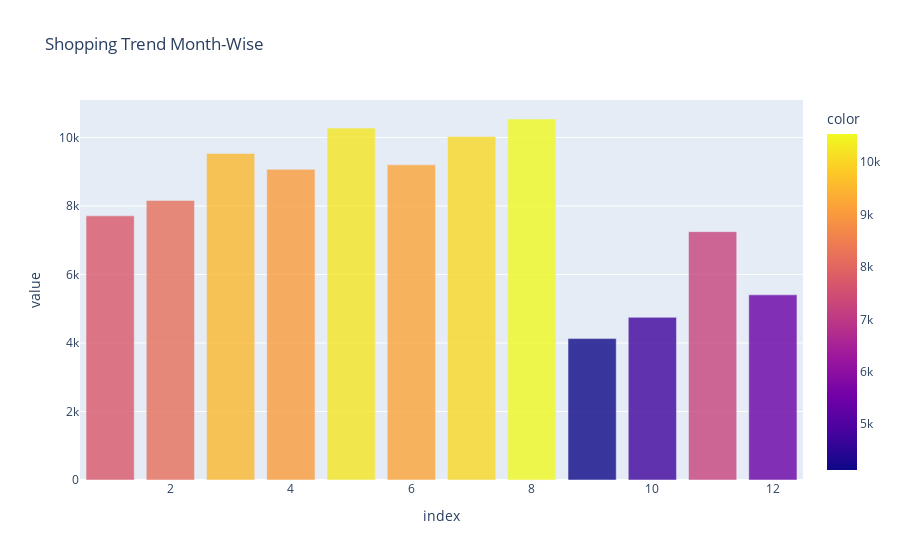

The notebook cell this image was saved under:
### Markdown cell above
Definitely, online shopping has increased drastically since 2017.

### Code cell
x1 = df["order_purchase_month"].value_counts()
fig = px.bar(x1, color=x1, title="Shopping Trend Month-Wise", opacity=0.8)
fig.show()

### Figure 1 — Plotly figure (JSON) as saved in the notebook; plotly's stock layout.template omitted (floating-point values rounded to 4 significant figures)
{"data": [{"alignmentgroup": "True", "hovertemplate": "index=%{x}<br>value=%{y}<br>color=%{marker.color}<extra></extra>", "legendgroup": "", "marker": {"color": [10538, 10272, 10024, 9531, 9200, 9070, 8161, 7711, 7249, 5405, 4748, 4127], "coloraxis": "coloraxis", "opacity": 0.8, "pattern": {"shape": ""}}, "name": "", "offsetgroup": "", "orientation": "v", "showlegend": false, "textposition": "auto", "type": "bar", "x": [8, 5, 7, 3, 6, 4, 2, 1, 11, 12, 10, 9], "xaxis": "x", "y": [10538, 10272, 10024, 9531, 9200, 9070, 8161, 7711, 7249, 5405, 4748, 4127], "yaxis": "y"}], "layout": {"barmode": "relative", "coloraxis": {"colorbar": {"title": {"text": "color"}}, "colorscale": [[0, "#0d0887"], [0.1111, "#46039f"], [0.2222, "#7201a8"], [0.3333, "#9c179e"], [0.4444, "#bd3786"], [0.5556, "#d8576b"], [0.6667, "#ed7953"], [0.7778, "#fb9f3a"], [0.8889, "#fdca26"], [1, "#f0f921"]]}, "legend": {"tracegroupgap": 0}, "title": {"text": "Shopping Trend Month-Wise"}, "xaxis": {"anchor": "y", "domain": [0, 1], "title": {"text": "index"}}, "yaxis": {"anchor": "x", "domain": [0, 1], "title": {"text": "value"}}}}
